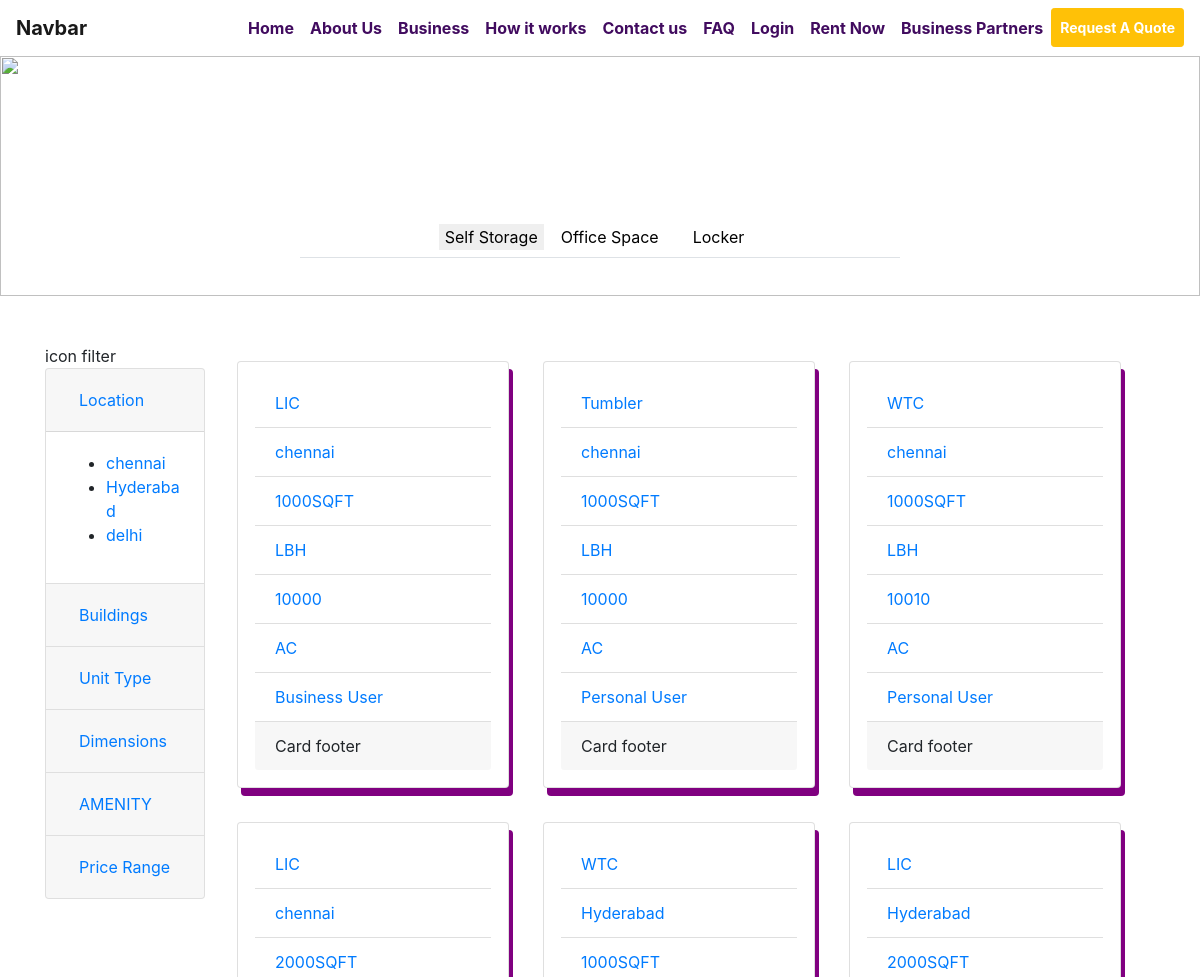
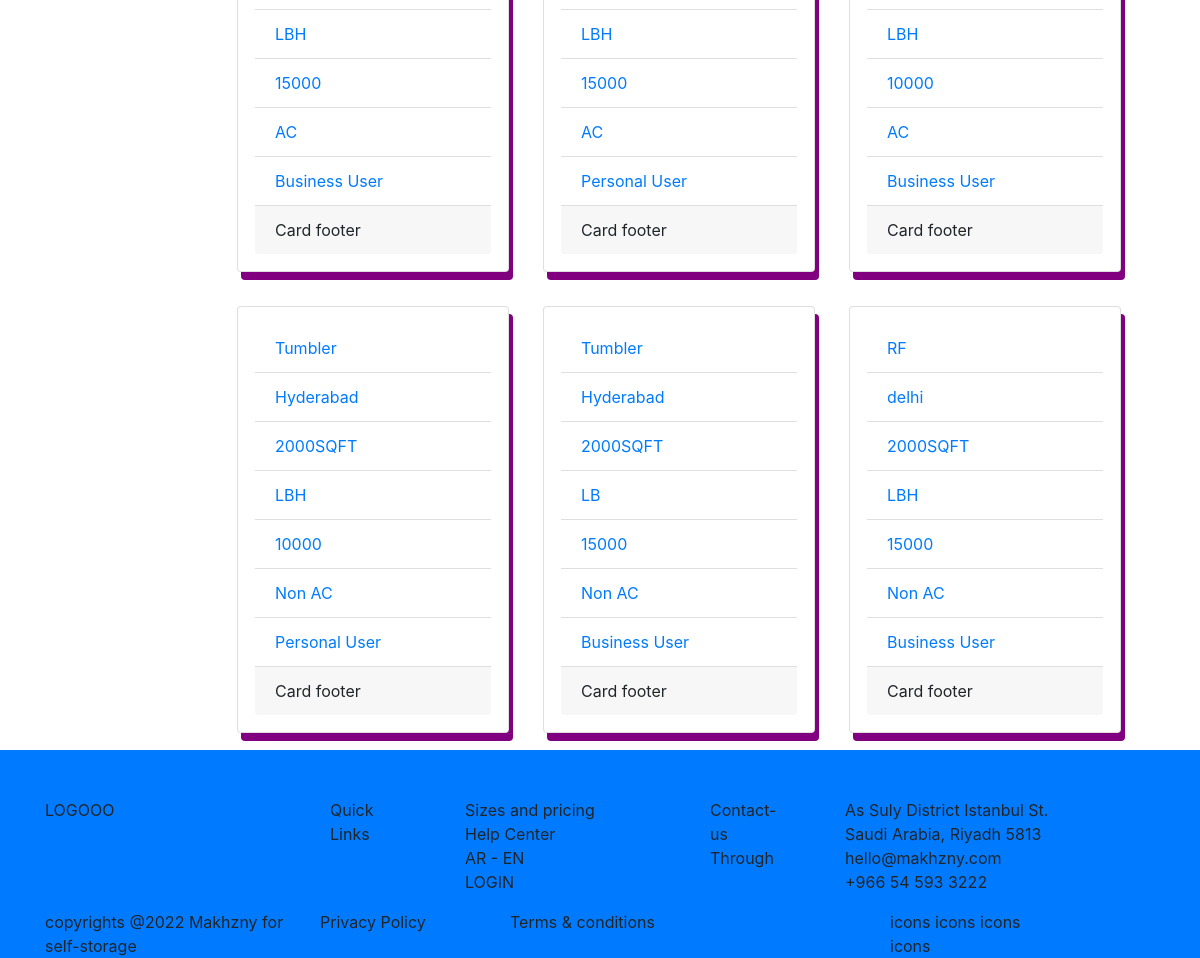
The page / on the database its author committed (2 pictures, top to bottom).
### rentnow/models.py (models this page shows, shortened)
class Units(models.Model):
    location = models.CharField(max_length=265)
    buildings = models.CharField(max_length=265)
    unitTypes = models.CharField(max_length=265)
    dimensions = models.CharField(max_length=265)
    priceRange = models.IntegerField()
    amenity = models.CharField(max_length=265)
    slug = models.SlugField(blank=True)
    date = models.DateTimeField(default=datetime.now, blank=True)
    userType = models.CharField(max_length=265, choices=User_CHOICES, default=User_CHOICES[0][0])

### rentnow/views.py (the view)
# urls.py: 2. Add a URL to urlpatterns:  path('', views.home, name='home')
def home(request):
    AllUnits = Units.objects.all()
    return render(request, "home/home1.html", {"units": AllUnits})

### templates/home/home1.html (shortened to what this page needs)
{% extends 'baselayout.html' %}
{% block content %}
{% for unit in units %}
<div class="card" style="width: 17rem; margin:17px; padding:17px;box-shadow:4px 8px purple;">
  <ul class="list-group list-group-flush">
    <li class="list-group-item"> <a href="{% url 'getBuildings' buildings=unit.buildings  %}"> {{unit.buildings}}</a></li>
       <li class="list-group-item"> <a href="{% url 'getLocations' location=unit.location  %}"> {{unit.location}}</a></li>
    <li class="list-group-item"><a href="{% url 'getUnitTypes' unitTypes=unit.unitTypes  %}"> {{unit.unitTypes}}</a></li>
      <li class="list-group-item"> <a href="{% url 'getDimensions' dimensions=unit.dimensions  %}"> {{unit.dimensions}}</a></li>
    <li class="list-group-item"> <a href="#"> {{unit.priceRange}}</a></li>
    <li class="list-group-item"><a href="{% url 'getAmenity' amenity=unit.amenity  %}"> {{unit.amenity}}</a></li>
      <li class="list-group-item"><a href="{% url 'getUserType' userType=unit.userType  %}"> {{unit.userType}}</a></li>
  </ul>
  <div class="card-footer">
    Card footer
  </div>
</div>
{% endfor %}
{% endblock %}

### templates/baselayout.html (shortened to what this page needs)
{% load static %}
<html lang="en">
<head>
    <link rel="stylesheet" href="https://cdn.jsdelivr.net/npm/bootstrap@4.6.2/dist/css/bootstrap.min.css"
>
    <link rel="stylesheet" href="{% static 'styles.css' %}">
</head>
<body>
<nav class="navbar navbar-expand-lg navbar-light" style="background-color: #FFFFFF; color:#410b5f; font-weight:700">
    <a class="navbar-brand" href="{% url 'home' %}">Navbar</a>
    <div style="background-color: #FFFFFF; color:#410b5f; font-weight:700" class="collapse navbar-collapse"
         id="navbarSupportedContent">
        <ul style="color:#410b5f; " class="navbar-nav ml-auto">
            <li class="nav-item active">
                <a style="color:#410b5f" class="nav-link" href="#">Home </a>
            </li>
            <li style="color:#410b5f; " class="nav-item">
                <a style="color:#410b5f" class="nav-link" href="#">About Us</a>
            </li>
            <li class="nav-item">
                <a style="color:#410b5f" class="nav-link" href="#">Business</a>
            </li>
            <li class="nav-item">
                <a style="color:#410b5f" class="nav-link" href="#">How it works</a>
            </li>
            <li class="nav-item">
                <a style="color:#410b5f" class="nav-link" href="#">Contact us</a>
            </li>
            <li class="nav-item">
                <a style="color:#410b5f" class="nav-link" href="#">FAQ</a>
            </li>
            <li class="nav-item">
                <a style="color:#410b5f" class="nav-link" href="#">Login</a>
            </li>
            <li class="nav-item">
                <a style="color:#410b5f" class="nav-link" href="#">Rent Now</a>
            </li>
            <li class="nav-item">
                <a style="color:#410b5f" class="nav-link" href="#">Business Partners</a>
            </li>
            <li class="nav-item">
                <button style="font-weight:700" class="nav-link btn-sm btn btn-warning text-white" href="#">Request A
                    Quote
                </button>
        </ul>
    </div>
</nav>
<div class="position-relative">
    <div>
        <img class="w-100" style="height:15rem"
             src="https://cdn.pixabay.com/photo/2014/02/27/16/10/flowers-276014__340.jpg"/>
    </div>
         <div style="top: 10rem;width:50% !important; left: 0; right: 0; background: white"
             class="position-absolute w-100 mx-auto">
            <nav>
                <div class="nav nav-tabs justify-content-center " id="nav-tab" role="tablist">
                     <div class="dropdown">
                                <button class="border-0 mt-2" type="button" data-toggle="dropdown"
                                        aria-expanded="false">
                                    Self Storage
                                </button>
                            </div>
                    <button class="nav-link" id="nav-contact-tab" data-toggle="tab" data-target="#nav-contact" type="button"
                            role="tab" aria-controls="nav-Office" aria-selected="false">Office Space
                    </button>
                    <button class="nav-link" id="nav-locker-tab" data-toggle="tab" data-target="#nav-contact" type="button"
                            role="tab" aria-controls="nav-Locker" aria-selected="false">Locker
                    </button>
                </div>
            </nav>
        </div>
    </div>
    <div class="container">
        <div class="row">
            <div class="col-md-2">
                <div class="mt-5">
                    <div class="mt-5"> icon filter</div>
                    <div>
                        <div class="accordion" id="accordionExample">
                            <div class="card">
                                <div class="card-header" id="headingOne">
                                    <h2 class="mb-0">
                                        <button class="btn btn-link btn-block text-left" type="button"
                                                data-toggle="collapse" data-target="#collapseOne" aria-expanded="false"
                                                aria-controls="collapseOne">
                                            Location
                                        </button>
                                    </h2>
                                </div>
                                <div id="collapseOne" class="collapse show" aria-labelledby="headingOne"
                                     data-parent="#accordionExample">
                                    <div class="card-body">
                                        <ul>
                                            <li><a href="{% url 'getLocations' location='chennai'  %}">chennai</a></li>
                                            <li><a href="{% url 'getLocations' location='Hyderabad' %}">Hyderabad</a>
                                            </li>
                                            <li><a href="{% url 'getLocations' location='delhi' %}">delhi</a></li>
                                        </ul>
                                    </div>
                                </div>
                            </div>
                            <div class="card">
                                <div class="card-header" id="headingTwo">
                                    <h2 class="mb-0">
                                        <button class="btn btn-link btn-block text-left collapsed" type="button"
                                                data-toggle="collapse" data-target="#collapseTwo" aria-expanded="false"
                                                aria-controls="collapseTwo">
                                            Buildings
                                        </button>
                                    </h2>
                                </div>
                            </div>
                            <div class="card">
                                <div class="card-header" id="headingThree">
                                    <h2 class="mb-0">
                                        <button class="btn btn-link btn-block text-left collapsed" type="button"
                                                data-toggle="collapse" data-target="#collapseThree"
                                                aria-expanded="false"
                                                aria-controls="collapseThree">
                                            Unit Type
                                        </button>
                                    </h2>
                                </div>
                            </div>
                            <div class="card">
                                <div class="card-header" id="headingFour">
                                    <h2 class="mb-0">
                                        <button class="btn btn-link btn-block text-left collapsed" type="button"
                                                data-toggle="collapse" data-target="#collapseFour" aria-expanded="false"
                                                aria-controls="collapseThree">
                                            Dimensions
                                        </button>
                                    </h2>
                                </div>
                            </div>
                            <div class="card">
                                <div class="card-header" id="headingFive">
                                    <h2 class="mb-0">
                                        <button class="btn btn-link btn-block text-left collapsed" type="button"
                                                data-toggle="collapse" data-target="#collapseFive" aria-expanded="false"
                                                aria-controls="collapseThree">
                                            AMENITY
                                        </button>
                                    </h2>
                                </div>
                            </div>
                            <div class="card">
                                <div class="card-header" id="headingSix">
                                    <h2 class="mb-0">
                                        <button class="btn btn-link btn-block text-left collapsed" type="button"
                                                data-toggle="collapse" data-target="#collapseSix" aria-expanded="false"
                                                aria-controls="collapseThree">
                                            Price Range
                                        </button>
                                    </h2>
                                </div>
                            </div>
                        </div>
                    </div>
                </div>
            </div>
            <div class="col-md-10">
                <div class="row mt-5">
                    {% block content %}
                    {% endblock %}
                </div>
            </div>
        </div>
    </div>
    <div class="container-fluid bg-primary">
        <div class="container pt-5">
            <div class="row">
                <div class="col-md-3 ">LOGOOO</div>
                <div class="col-md-1">Quick Links</div>
                <div class="col-md-3">
                    <ul style="list-style-type: none;">
                        <li> Sizes and pricing</li>
                        <li> Help Center</li>
                        <li> AR - EN</li>
                        <li> LOGIN</li>
                    </ul>
                </div>
                <div class="col-md-1">Contact-us Through</div>
                <div class="col-md-3">
                    <ul style="list-style-type: none;">
                        <li> As Suly District Istanbul St. Saudi Arabia, Riyadh 5813</li>
                        <li>hello@makhzny.com</li>
                        <li>+966 54 593 3222</li>
                    </ul>
                </div>
                <div class="col-md-1"></div>
            </div>
            <div class="row">
                <div class="col-md-3"> copyrights @2022 Makhzny for self-storage</div>
                <div class="col-md-2" style="margin-left: -10px"> Privacy Policy</div>
                <div class="col-md-2"> Terms & conditions</div>
                <div class="col-md-2"></div>
                <div class="col-md-2"> icons icons icons icons</div>
            </div>
        </div>
    </div>
</body>
</html>

### rows shown on the page
Units: buildings "LIC", location "chennai", unitTypes "1000SQFT", dimensions "LBH", priceRange "10000", amenity "AC", userType "Business User"
Units: buildings "Tumbler", location "chennai", unitTypes "1000SQFT", dimensions "LBH", priceRange "10000", amenity "AC", userType "Personal User"
Units: buildings "WTC", location "chennai", unitTypes "1000SQFT", dimensions "LBH", priceRange "10010", amenity "AC", userType "Personal User"
Units: buildings "LIC", location "chennai", unitTypes "2000SQFT", dimensions "LBH", priceRange "15000", amenity "AC", userType "Business User"
Units: buildings "WTC", location "Hyderabad", unitTypes "1000SQFT", dimensions "LBH", priceRange "15000", amenity "AC", userType "Personal User"
Units: buildings "LIC", location "Hyderabad", unitTypes "2000SQFT", dimensions "LBH", priceRange "10000", amenity "AC", userType "Business User"
Units: buildings "Tumbler", location "Hyderabad", unitTypes "2000SQFT", dimensions "LBH", priceRange "10000", amenity "Non AC", userType "Personal User"
Units: buildings "Tumbler", location "Hyderabad", unitTypes "2000SQFT", dimensions "LB", priceRange "15000", amenity "Non AC", userType "Business User"
Units: buildings "RF", location "delhi", unitTypes "2000SQFT", dimensions "LBH", priceRange "15000", amenity "Non AC", userType "Business User"
